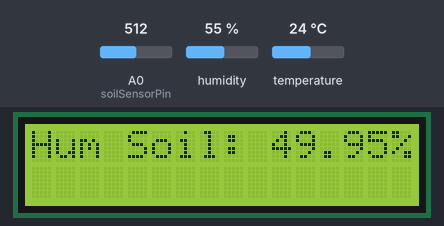
Recording of a sketch running on a simulated ESP8266 (NodeMCU). Parts: 16×2 character LCD. Inputs (shaded band) come from the test bench; at power-on: humidity 55 %, A0 (soilSensorPin) = 512, temperature 24 °C. What the sketch prints to the serial monitor is not drawn.

Above: at 3.2 s.
3.3 s: humidity set to 22 %
At 9.2 s:
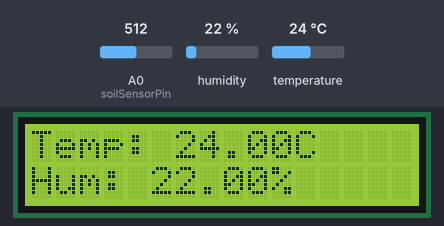
12.4 s: A0 (soilSensorPin) set to 716
At 15.6 s:
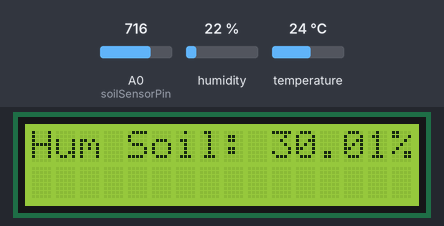
17.7 s: temperature set to 12 °C
At 20.7 s:
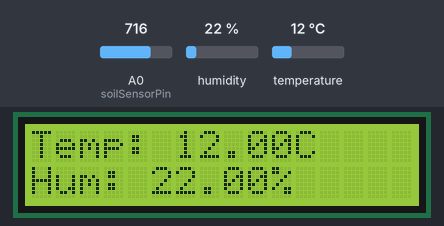
23.8 s: A0 (soilSensorPin) set to 900
At 27.2 s:
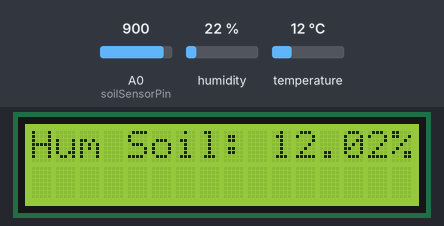
29.9 s: humidity set to 40 %
At 33.5 s:
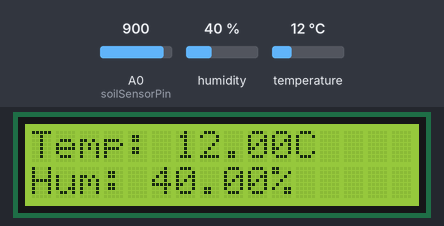
36.0 s: A0 (soilSensorPin) set to 1023
At 39.9 s:
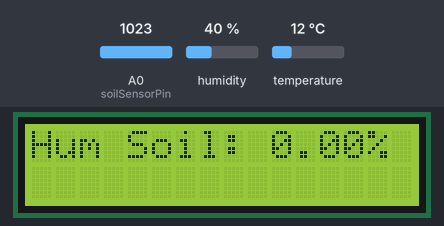
Timing chart, 0 to 41.4 s (numbered marks = the images above; inputs shaded):
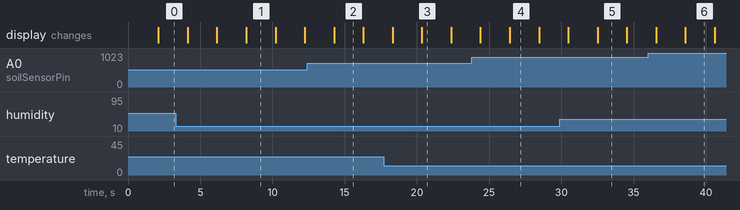

The sketch:

sketch_sep18a.ino
```cpp
#include "DHTesp.h"
#include <Wire.h>
#include <hd44780.h>
#include <hd44780ioClass/hd44780_I2Cexp.h>

DHTesp dht;
#define DHTPIN D0
const int soilSensorPin = A0;

hd44780_I2Cexp lcd;

void setup() {
  Serial.begin(115200);
  Serial.println(F("DHT22 and Soil Moisture Sensor Example"));

  dht.setup(DHTPIN, DHTesp::DHT22);


  int status = lcd.begin(16, 2);
  if(status) {
    Serial.print(F("LCD initialization failed with status: "));
    Serial.println(status);
    while(1);
  }

  lcd.print("Initializing...");
  delay(2000);
}

void loop() {

  float soilMoisturePercentage = 100.00 - ((analogRead(soilSensorPin) / 1023.00) * 100.00);

  TempAndHumidity data = dht.getTempAndHumidity();

  Serial.print(F("Soil Moisture (in Percentage): "));
  Serial.print(soilMoisturePercentage);
  Serial.println(F("%"));

  lcd.clear();
  lcd.setCursor(0, 0);
  lcd.print("Hum Soil: ");
  lcd.print(soilMoisturePercentage);
  lcd.print("%");

  delay(2000);

  Serial.print(F("Humidity: "));
  Serial.print(data.humidity);
  Serial.print(F("%  Temperature: "));
  Serial.print(data.temperature);
  Serial.print(F("°C "));

  lcd.clear();
  lcd.setCursor(0, 0);
  lcd.print("Temp: ");
  lcd.print(data.temperature);
  lcd.print("C");

  lcd.setCursor(0, 1);
  lcd.print("Hum: ");
  lcd.print(data.humidity);
  lcd.print("%");

  delay(2000);
}
```

Measured:
- after the input at 3.3 s, the display: first differs from a run without the input after 4.9 s (image 1)
- after the input at 12.4 s, the display: changes after 1.9 s (image 2)
- after the input at 17.7 s, the display: first differs from a run without the input after 2.6 s (image 3)
- after the input at 23.8 s, the display: first differs from a run without the input after 2.6 s (image 4)
- after the input at 29.9 s, the display: first differs from a run without the input after 2.6 s (image 5)
- after the input at 36.0 s, the display: first differs from a run without the input after 2.6 s (image 6)
- what the display in image 1 shows lasts 2.0 s, from 8.2 s to 10.2 s
